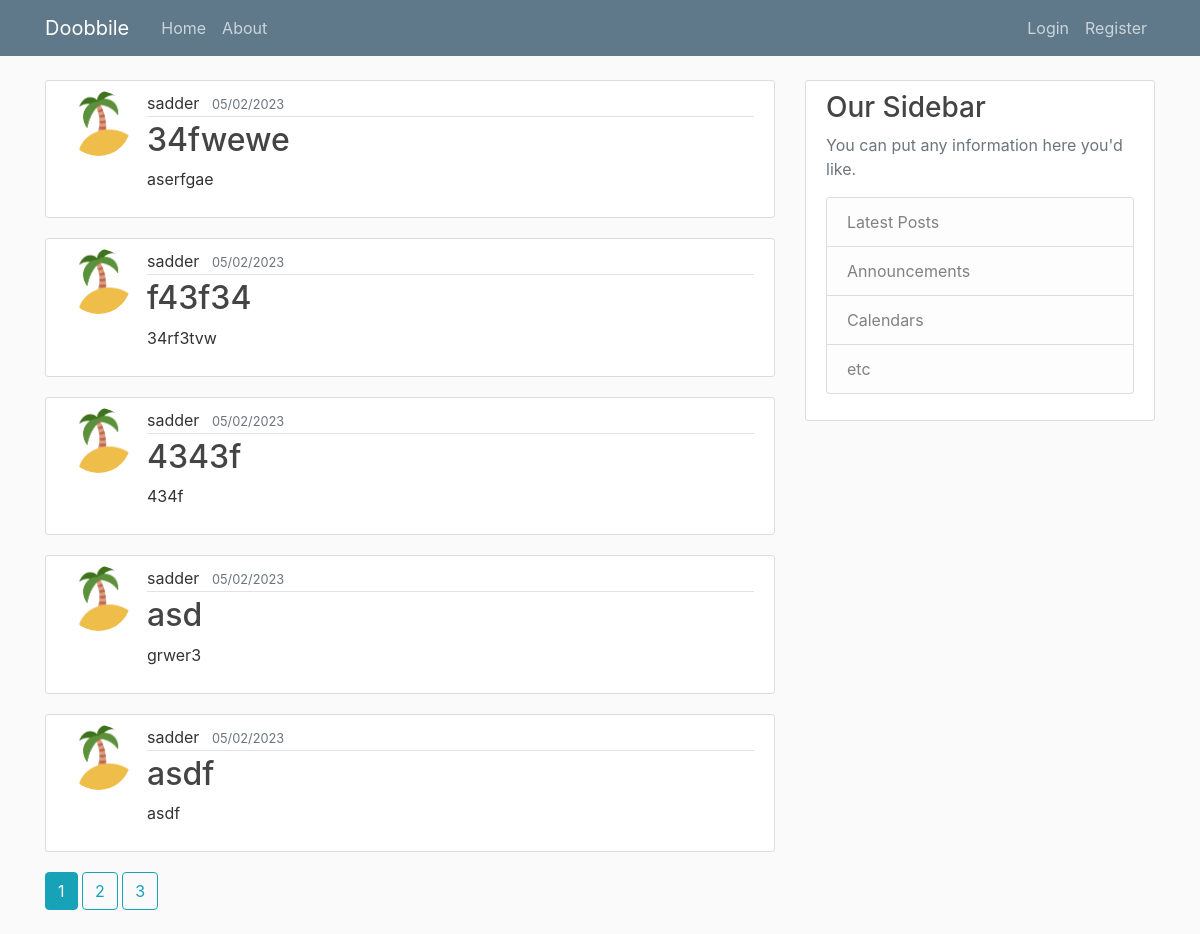
The page /home on the database its author committed.
### doobbile_app/models.py (models this page shows, shortened)
class Post(db.Model):
    id = db.Column(db.Integer, primary_key=True)
    title = db.Column(db.String(100), nullable=False)
    date_posted = db.Column(db.DateTime, nullable=False,
                            default=datetime.utcnow)
    content = db.Column(db.Text, nullable=False)
    user_id = db.Column(db.Integer, db.ForeignKey("user.id"), nullable=False)

class User(db.Model, UserMixin):
    id = db.Column(db.Integer, primary_key=True)
    username = db.Column(db.String(20), unique=True, nullable=False)
    email = db.Column(db.String(120), unique=True, nullable=False)
    image_file = db.Column(db.String(20), nullable=False,
                           default='default.svg')
    password = db.Column(db.String(60), nullable=False)
    posts = db.relationship('Post', backref='author', lazy=True)

### doobbile_app/main/routes.py (the view)
@main.route("/")
@main.route("/home")
def home():
    page = request.args.get('page', 1, type=int)
    posts = Post.query.order_by(
        Post.date_posted.desc()).paginate(page=page, per_page=5)
    return render_template("home.html", posts=posts)

### doobbile_app/templates/home.html
{% extends "layout.html" %}
{% block content %}
    {% for post in posts.items %}
    <div class="media content-section">
      <img class="rounded-circle post-img" src="{{ url_for('static', filename ='profile_pics/' + post.author.image_file) }}">
        <div class="media-body">
          <div class="post-metadata">
            <a class="mr-2" href="{{url_for('users.user_posts', username=post.author.username)}}">{{ post.author.username }}</a>
            <small class="text-muted">{{ post.date_posted.strftime("%m/%d/%Y") }}</small>
          </div>
          <h2><a class="post-title" href="{{ url_for('posts.doobbile', post_id=post.id) }}">{{ post.title }}</a></h2>
          <p class="post-content">{{ post.content }}</p>
        </div>
    </div>
    {% endfor %}
    {% for page_num in posts.iter_pages(left_edge=1, right_edge=1, left_current=1, right_current=2) %}
      {% if page_num %}
        {% if posts.page == page_num %}
        <a class="btn btn-info mb-4" href="{{ url_for('main.home', page=page_num) }}">{{ page_num }}</a>
      {% else %}
      <a class="btn btn-outline-info mb-4" href="{{ url_for('main.home', page=page_num) }}">{{ page_num }}</a>
      {% endif %}
      {% else %}
      ...
      {% endif %}
    {% endfor%}
{% endblock content %}

### doobbile_app/static/main.css (style rules this page uses)
body { background: #fafafa; color: #333333; margin-top: 5rem; }
h1, h2, h3, h4, h5, h6 { color: #444444; }
.content-section { background: #ffffff; padding: 10px 20px; border: 1px solid #dddddd; border-radius: 3px; margin-bottom: 20px; }
.post-title { color: #444444; }
a.post-title { text-decoration: none; }
.post-content { white-space: pre-line; }
.post-img { height: 65px; width: 65px; margin-right: 16px; }
.post-metadata { padding-bottom: 1px; margin-bottom: 4px; border-bottom: 1px solid #e3e3e3; }
.post-metadata a { color: #333; text-decoration: none; }

### rows shown on the page
Post: image_file (picture), author.username "sadder", date_posted "05/02/2023", title "34fwewe", content "aserfgae"
Post: image_file (picture), author.username "sadder", date_posted "05/02/2023", title "f43f34", content "34rf3tvw"
Post: image_file (picture), author.username "sadder", date_posted "05/02/2023", title "4343f", content "434f"
Post: image_file (picture), author.username "sadder", date_posted "05/02/2023", title "asd", content "grwer3"
Post: image_file (picture), author.username "sadder", date_posted "05/02/2023", title "asdf", content "asdf"

### other values the page prints
{{ page_num }} "1"
{{ page_num }} "2" "3"
